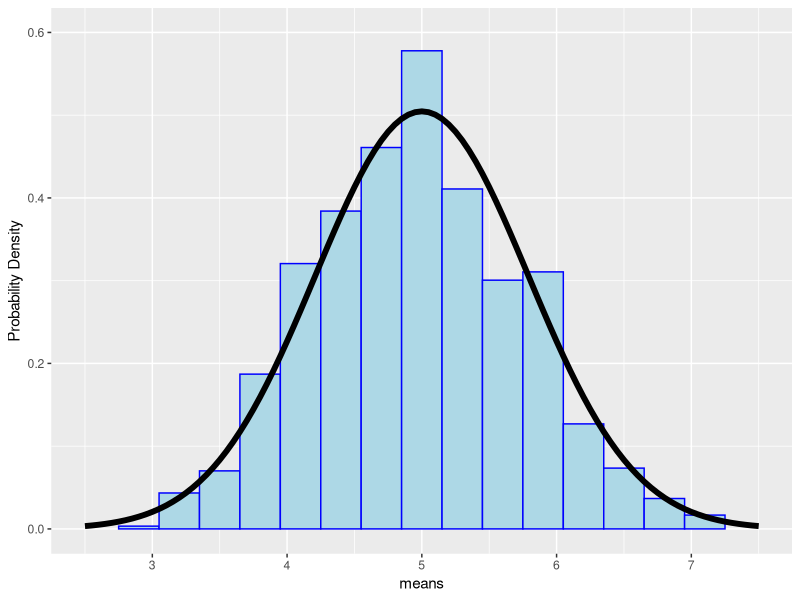

This chart was generated by the following R code:
## ---- chunk 1
knitr::opts_chunk$set(echo = TRUE)
## ---- chunk 2
set.seed(12345)
lambda <- 0.2  # rate parameter
n <- 40        # a sample size
n_sim <- 1000  # number of simulations
# each row is a sample 
sims <- matrix(rexp(n*n_sim,lambda),ncol = n)
## ---- chunk 3
norm_approx <- function(x,mean,sd,n){
    dnorm(x,mean = mean,sd=sd/sqrt(n))
}
## ---- chunk 4
means <- apply(sims, 1, mean)
library(ggplot2)
g<-ggplot(data = data.frame(means=means),aes(x=means))
g<-g+geom_histogram(binwidth=0.3,col='blue',
                    fill='lightblue',center=1/lambda,
                    aes(y=..density..))
g+stat_function(fun=norm_approx,
                args = list(mean=1/lambda,sd=1/lambda,n=n),geom='line',size=2)+
    xlim(2.5,7.5) + ylim(0,0.6) + ylab('Probability Density')
    
## ---- chunk 5
c(mean(means),sd(means))
## ---- chunk 6
c(1/lambda,1/lambda/sqrt(40))
